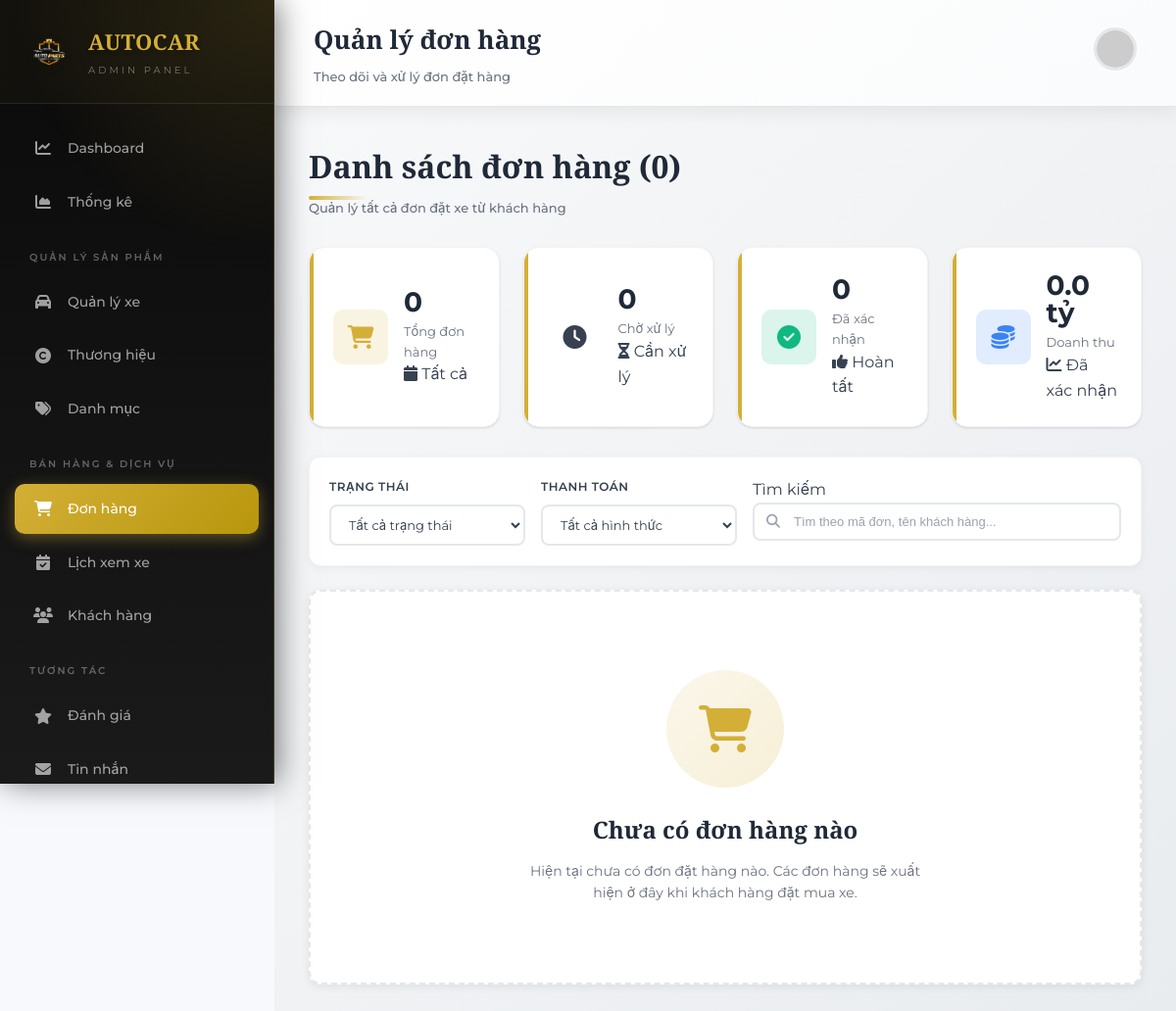
Page /admin/orders (signed in) on the earlier database version.
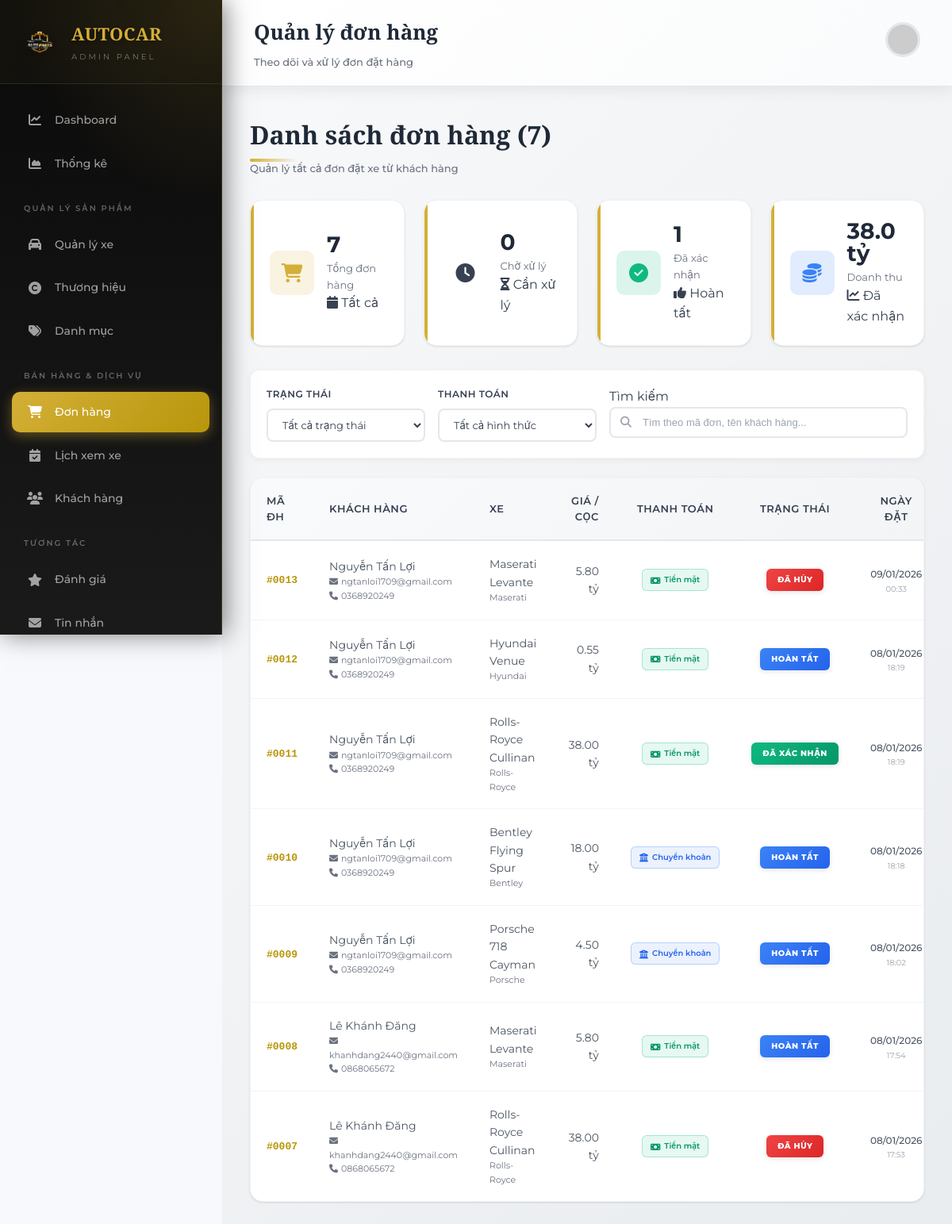
Same page on the later database version.
### tables this page shows
CREATE TABLE `orders` (
  `id` int(11) NOT NULL,
  `user_id` int(11) NOT NULL,
  `car_id` int(11) NOT NULL,
  `price` decimal(15,2) NOT NULL,
  `deposit_percentage` int(11) DEFAULT 10,
  `deposit_amount` decimal(15,2) DEFAULT NULL,
  `payment_method` enum('bank_transfer','cash','deposit') NOT NULL,
  `status` enum('pending','confirmed','cancelled','completed') DEFAULT 'pending',
  `notes` text DEFAULT NULL,
  `created_at` timestamp NOT NULL DEFAULT current_timestamp()
);

CREATE TABLE `users` (
  `id` int(11) NOT NULL,
  `username` varchar(100) NOT NULL,
  `email` varchar(100) NOT NULL,
  `password` varchar(255) NOT NULL,
  `full_name` varchar(255) DEFAULT NULL,
  `phone` varchar(20) DEFAULT NULL,
  `address` text DEFAULT NULL,
  `avatar` varchar(255) DEFAULT NULL,
  `remember_token` varchar(100) DEFAULT NULL,
  `role` enum('user','admin') DEFAULT 'user',
  `status` tinyint(1) DEFAULT 1,
  `created_at` timestamp NOT NULL DEFAULT current_timestamp()
);

CREATE TABLE `cars` (
  `id` int(11) NOT NULL,
  `name` varchar(150) NOT NULL,
  `brand_id` int(11) NOT NULL,
  `category_id` int(11) NOT NULL,
  `price` decimal(15,2) NOT NULL,
  `year` int(11) DEFAULT NULL,
  `mileage` int(11) DEFAULT NULL,
  `fuel` enum('gasoline','diesel','electric') DEFAULT NULL,
  `transmission` enum('manual','automatic') DEFAULT NULL,
  `color` varchar(50) DEFAULT NULL,
  `description` text DEFAULT NULL,
  `status` enum('available','sold') DEFAULT 'available',
  `stock` int(11) DEFAULT 1,
  `engine` varchar(100) DEFAULT NULL,
  `horsepower` int(11) DEFAULT NULL,
  `torque` int(11) DEFAULT NULL,
  `acceleration` decimal(4,1) DEFAULT NULL,
  `drivetrain` varchar(20) DEFAULT NULL,
  `seats` int(11) DEFAULT NULL,
  `doors` int(11) DEFAULT NULL,
  `created_at` timestamp NOT NULL DEFAULT current_timestamp()
);

CREATE TABLE `brands` (
  `id` int(11) NOT NULL,
  `name` varchar(100) NOT NULL,
  `logo` varchar(255) DEFAULT NULL,
  `description` text DEFAULT NULL,
  `created_at` timestamp NOT NULL DEFAULT current_timestamp()
);

### app/controllers/OrderController.php (called while the page is built, shortened)
<?php
require_once __DIR__ . '/../models/OrderModel.php';
class OrderController
{
    public function adminList()
    {
        include __DIR__ . '/../views/admin/orders/list.php';
    }
}

### config/database.php (called while the page is built, shortened)
<?php
class Database
{
    private static $instance = null;
    private $conn;
    private function __construct()
    {
        $config = require __DIR__ . '/config.php';
        $db = $config['db'];
        try {
            $dsn = "mysql:host={$db['host']};dbname={$db['dbname']};charset={$db['charset']}";
            $this->conn = new PDO($dsn, $db['username'], $db['password']);
            $this->conn->setAttribute(PDO::ATTR_ERRMODE, PDO::ERRMODE_EXCEPTION);
            $this->conn->setAttribute(PDO::ATTR_DEFAULT_FETCH_MODE, PDO::FETCH_ASSOC);
        } catch (PDOException $e) {
            die("Lỗi kết nối CSDL: " . $e->getMessage());
        }
    }
    public static function getInstance()
    {
        if (self::$instance === null) {
            self::$instance = new Database();
        }
        return self::$instance;
    }
    public function getConnection()
    {
        $this->ping();
        return $this->conn;
    }
    private function ping()
    {
        try {
            $this->conn->query('SELECT 1');
        } catch (PDOException $e) {
            $this->reconnect();
        }
    }
}

### config/config.php (called while the page is built, shortened)
<?php
return [
    'db' => [
        'host'     => 'localhost',
        'dbname'   => 'banxeoto',
        'username' => 'root',
        'password' => '',
        'charset'  => 'utf8mb4'
    ]
];

### app/models/BaseModel.php (called while the page is built, shortened)
<?php
require_once __DIR__ . '/../../config/database.php';
class BaseModel
{
    public function __construct()
    {
        $this->db = Database::getInstance()->getConnection();
    }
}

### app/models/OrderModel.php (called while the page is built, shortened)
<?php
require_once __DIR__ . '/BaseModel.php';
class OrderModel extends BaseModel
{
    protected $table = 'orders';
    public function getAllWithDetails()
    {
        $sql = "SELECT o.*, c.name as car_name, c.price as car_price,
                ci.image_url as car_image, b.name as brand_name,
                u.full_name as user_name, u.email as user_email, u.phone as user_phone
                FROM {$this->table} o
                LEFT JOIN cars c ON o.car_id = c.id
                LEFT JOIN car_images ci ON c.id = ci.car_id
                LEFT JOIN brands b ON c.brand_id = b.id
                LEFT JOIN users u ON o.user_id = u.id
                GROUP BY o.id
                ORDER BY o.created_at DESC";
        $stmt = $this->db->prepare($sql);
        $stmt->execute();
        return $stmt->fetchAll();
    }
}

### app/views/admin/orders/list.php (the view, shortened to what the rows shown need)
<?php
require_once __DIR__ . '/../../../models/OrderModel.php';
$orderModel = new OrderModel();
$orders = $orderModel->getAllWithDetails();
$totalOrders = count($orders);
?>
<!DOCTYPE html>
<html lang="vi">
<head>
    <link rel="stylesheet" href="https://cdnjs.cloudflare.com/ajax/libs/font-awesome/6.4.0/css/all.min.css">
    <link rel="stylesheet" href="<?= BASE_URL ?>/assets/css/admin-common.css">
    <link rel="stylesheet" href="<?= BASE_URL ?>/assets/css/admin-orders.css">
    <link rel="stylesheet" href="<?= BASE_URL ?>/assets/css/admin-modal.css">
</head>
<body>
    <main class="admin-main">
        <header class="admin-header">
            <div>
                <h1>Quản lý đơn hàng</h1>
            </div>
        </header>
        <div class="admin-content">
            <div class="page-header">
                <div class="page-header-content">
                    <h2>Danh sách đơn hàng (<?= $totalOrders ?>)</h2>
                </div>
            </div>
            <?php if ($totalOrders === 0): ?>
                <div class="empty-state">
                    <div class="empty-icon">
                        <i class="fas fa-shopping-cart"></i>
                    </div>
                    <h3>Chưa có đơn hàng nào</h3>
                    <p>Hiện tại chưa có đơn đặt hàng nào. Các đơn hàng sẽ xuất hiện ở đây khi khách hàng đặt mua xe.</p>
                </div>
            <?php else: ?>
                <div class="card">
                    <table class="data-table">
                        <thead>
                            <tr>
                                <th style="width: 70px;">Mã ĐH</th>
                                <th style="width: 200px;">Khách hàng</th>
                                <th>Xe</th>
                                <th style="width: 130px; text-align: right;">Giá / Cọc</th>
                                <th style="width: 110px; text-align: center;">Thanh toán</th>
                                <th style="width: 110px; text-align: center;">Trạng thái</th>
                                <th style="width: 100px; text-align: center;">Ngày đặt</th>
                            </tr>
                        </thead>
                        <tbody>
                            <?php foreach ($orders as $order): ?>
                                <tr data-status="<?= $order['status'] ?>" data-payment="<?= $order['payment_method'] ?>">
                                    <td><span class="order-id">#<?= str_pad($order['id'], 4, '0', STR_PAD_LEFT) ?></span></td>
                                    <td>
                                        <div class="table-info">
                                            <div class="table-name" style="font-size: 14px;"><?= htmlspecialchars($order['user_name'] ?? 'Khách hàng') ?></div>
                                            <div style="font-size: 11px; color: var(--gray-500);">
                                                <i class="fas fa-envelope" style="width: 12px;"></i> <?= htmlspecialchars($order['user_email'] ?? '') ?>
                                            </div>
                                            <?php if (!empty($order['user_phone'])): ?>
                                                <div style="font-size: 11px; color: var(--gray-500);">
                                                    <i class="fas fa-phone" style="width: 12px;"></i> <?= htmlspecialchars($order['user_phone']) ?>
                                                </div>
                                            <?php endif; ?>
                                        </div>
                                    </td>
                                    <td>
                                        <div class="table-info">
                                            <div class="table-name" style="font-size: 14px;"><?= htmlspecialchars($order['car_name'] ?? 'Xe') ?></div>
                                            <div style="font-size: 11px; color: var(--gray-500);"><?= htmlspecialchars($order['brand_name'] ?? '') ?></div>
                                        </div>
                                    </td>
                                    <td style="text-align: right;">
                                        <div class="table-price-main"><?= number_format($order['price'] / 1000000000, 2) ?> tỷ</div>
                                    </td>
                                    <td style="text-align: center;">
                                        <span class="payment-badge <?= $order['payment_method'] ?>">
                                            <?php
                                            switch ($order['payment_method']) {
                                                case 'bank_transfer':
                                                    echo '<i class="fas fa-university"></i> Chuyển khoản';
                                                    break;
                                                case 'cash':
                                                    echo '<i class="fas fa-money-bill"></i> Tiền mặt';
                                                    break;
                                            }
                                            ?>
                                        </span>
                                    </td>
                                    <td style="text-align: center;">
                                        <span class="status-badge <?= $order['status'] ?>">
                                            <?php
                                            switch ($order['status']) {
                                                case 'confirmed':
                                                    echo 'ĐÃ XÁC NHẬN';
                                                    break;
                                                case 'cancelled':
                                                    echo 'ĐÃ HỦY';
                                                    break;
                                                case 'completed':
                                                    echo 'HOÀN TẤT';
                                                    break;
                                            }
                                            ?>
                                        </span>
                                    </td>
                                    <td style="text-align: center;">
                                        <span class="order-date"><?= date('d/m/Y', strtotime($order['created_at'])) ?></span>
                                        <div style="font-size: 10px; color: var(--gray-400);"><?= date('H:i', strtotime($order['created_at'])) ?></div>
                                    </td>
                                </tr>
                            <?php endforeach; ?>
                        </tbody>
                    </table>
                </div>
            <?php endif; ?>
        </div>
    </main>
</body>
</html>

Differences in the rows shown:
added orders: id "0013", user.full_name "Nguyễn Tấn Lợi", user.email "ngtanloi1709@gmail.com", user.phone "0368920249", car.name "Maserati Levante", brands.name "Maserati", $order['price']/1000000000 "5.80", payment_method "cash" (drawn), status "ĐÃ HỦY", created_at "09/01/2026", created_at "00:33"
added orders: id "0012", user.full_name "Nguyễn Tấn Lợi", user.email "ngtanloi1709@gmail.com", user.phone "0368920249", car.name "Hyundai Venue", brands.name "Hyundai", $order['price']/1000000000 "0.55", payment_method "cash" (drawn), status "HOÀN TẤT", created_at "08/01/2026", created_at "18:19"
added orders: id "0011", user.full_name "Nguyễn Tấn Lợi", user.email "ngtanloi1709@gmail.com", user.phone "0368920249", car.name "Rolls-Royce Cullinan", brands.name "Rolls-Royce", $order['price']/1000000000 "38.00", payment_method "cash" (drawn), status "ĐÃ XÁC NHẬN", created_at "08/01/2026", created_at "18:19"
added orders: id "0010", user.full_name "Nguyễn Tấn Lợi", user.email "ngtanloi1709@gmail.com", user.phone "0368920249", car.name "Bentley Flying Spur", brands.name "Bentley", $order['price']/1000000000 "18.00", payment_method "bank_transfer" (drawn), status "HOÀN TẤT", created_at "08/01/2026", created_at "18:18"
added orders: id "0009", user.full_name "Nguyễn Tấn Lợi", user.email "ngtanloi1709@gmail.com", user.phone "0368920249", car.name "Porsche 718 Cayman", brands.name "Porsche", $order['price']/1000000000 "4.50", payment_method "bank_transfer" (drawn), status "HOÀN TẤT", created_at "08/01/2026", created_at "18:02"
added orders: id "0008", user.full_name "Lê Khánh Đăng", user.email "khanhdang2440@gmail.com", user.phone "0868065672", car.name "Maserati Levante", brands.name "Maserati", $order['price']/1000000000 "5.80", payment_method "cash" (drawn), status "HOÀN TẤT", created_at "08/01/2026", created_at "17:54"
added orders: id "0007", user.full_name "Lê Khánh Đăng", user.email "khanhdang2440@gmail.com", user.phone "0868065672", car.name "Rolls-Royce Cullinan", brands.name "Rolls-Royce", $order['price']/1000000000 "38.00", payment_method "cash" (drawn), status "ĐÃ HỦY", created_at "08/01/2026", created_at "17:53"
Other differences:
$totalOrders: "0" → "7"
$confirmedOrders: "0" → "1"
$totalRevenue / 1000000000: "0.0" → "38.0"
text no longer shown: "Chưa có đơn hàng nào Hiện tại chưa có đơn đặt hàng nào. Các đơn hàng sẽ xuất hiện ở đây khi khách hàng đặt mua xe."
text now shown: "MÃ ĐH KHÁCH HÀNG XE GIÁ / CỌC THANH TOÁN TRẠNG THÁI NGÀY ĐẶT"
